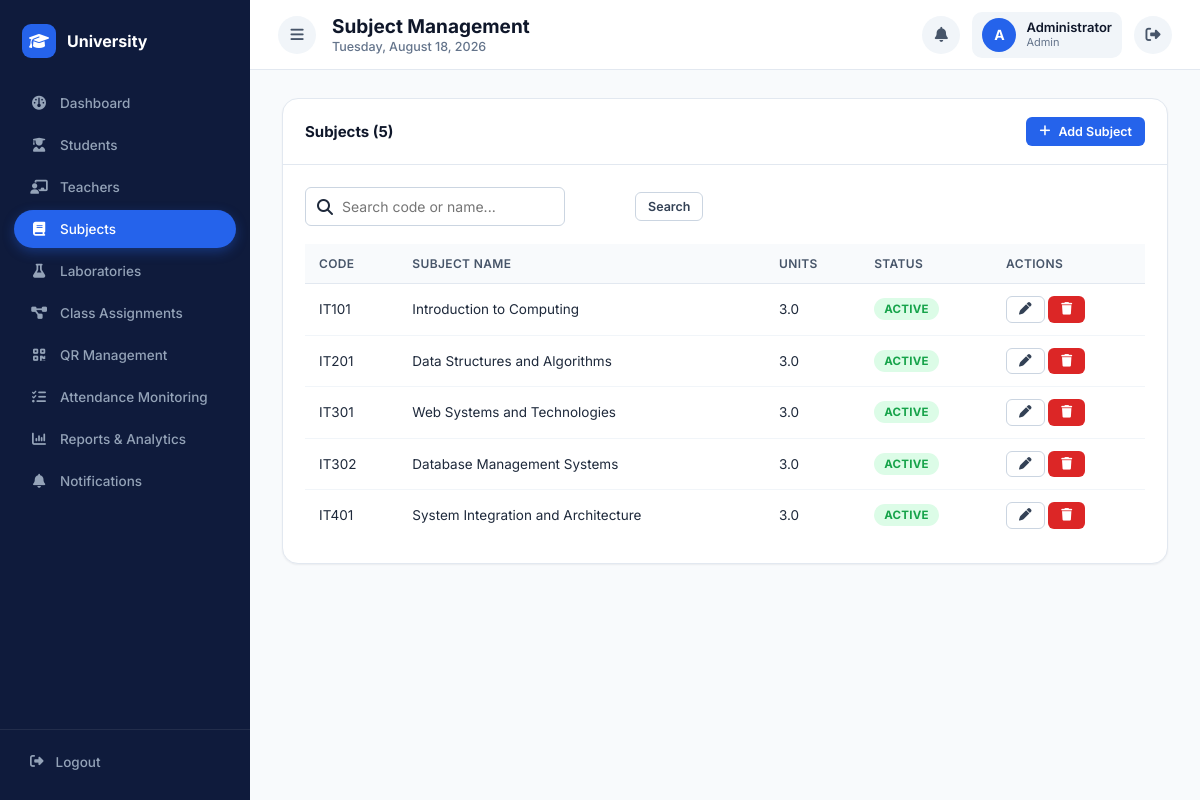
The app's page /admin/subjects.php (signed in) with its own data.
### tables this page shows
CREATE TABLE subjects (
    subject_id INT AUTO_INCREMENT PRIMARY KEY,
    subject_code VARCHAR(20) NOT NULL UNIQUE,
    subject_name VARCHAR(150) NOT NULL,
    units DECIMAL(3,1) DEFAULT 3.0,
    status ENUM('active','inactive') DEFAULT 'active'
);

### includes/functions.php (called while the page is built, shortened)
<?php
function e($value) {
    return htmlspecialchars($value ?? '', ENT_QUOTES, 'UTF-8');
}
function clean($value) {
    return trim(strip_tags($value ?? ''));
}
function paginate($totalRows, $perPage = 10) {
    $page = isset($_GET['page']) ? max(1, (int) $_GET['page']) : 1;
    $totalPages = max(1, (int) ceil($totalRows / $perPage));
    $page = min($page, $totalPages);
    $offset = ($page - 1) * $perPage;
    return ['offset' => $offset, 'limit' => $perPage, 'page' => $page, 'totalPages' => $totalPages];
}

### admin/subjects.php (the view, shortened to what this page needs)
<?php
require_once __DIR__ . '/../includes/auth.php';
$search = clean($_GET['search'] ?? '');
$where = ''; $params = [];
$countStmt = $pdo->prepare("SELECT COUNT(*) FROM subjects $where");
$countStmt->execute($params);
$totalRows = (int) $countStmt->fetchColumn();
$p = paginate($totalRows, 10);
$stmt = $pdo->prepare("SELECT * FROM subjects $where ORDER BY subject_code ASC LIMIT {$p['limit']} OFFSET {$p['offset']}");
$stmt->execute($params);
$subjects = $stmt->fetchAll();
require_once __DIR__ . '/../includes/header.php';
?>
<div class="card">
    <div class="card-header">
        <h3>Subjects (<?php echo $totalRows; ?>)</h3>
        <button class="btn btn-primary btn-sm" onclick="openAddModal()"><i class="fa-solid fa-plus"></i> Add Subject</button>
    </div>
    <div class="card-body">
        <form method="GET" class="toolbar">
            <div class="search-box"><i class="fa-solid fa-magnifying-glass"></i>
                <input type="text" class="form-control" name="search" placeholder="Search code or name..." value="<?php echo e($search); ?>"></div>
            <button class="btn btn-outline btn-sm" type="submit">Search</button>
        </form>
        <div class="table-wrapper">
            <table class="data-table">
                <thead><tr><th>Code</th><th>Subject Name</th><th>Units</th><th>Status</th><th>Actions</th></tr></thead>
                <tbody>
                <?php if (empty($subjects)): ?>
                    <tr><td colspan="5" class="text-center text-muted">No subjects found.</td></tr>
                <?php else: foreach ($subjects as $s): ?>
                    <tr>
                        <td><?php echo e($s['subject_code']); ?></td>
                        <td><?php echo e($s['subject_name']); ?></td>
                        <td><?php echo e($s['units']); ?></td>
                        <td><span class="badge badge-<?php echo $s['status'] === 'active' ? 'active' : 'inactive'; ?>"><?php echo ucfirst($s['status']); ?></span></td>
                        <td>
                            <button class="btn btn-outline btn-sm" onclick='openEditModal(<?php echo json_encode($s); ?>)'><i class="fa-solid fa-pen"></i></button>
                            <button class="btn btn-danger btn-sm" onclick="deleteSubject(<?php echo $s['subject_id']; ?>)"><i class="fa-solid fa-trash"></i></button>
                        </td>
                    </tr>
                <?php endforeach; endif; ?>
                </tbody>
            </table>
        </div>
    </div>
</div>
<?php require_once __DIR__ . '/../includes/footer.php'; ?>

### attendance-system/assets/css/style.css (style rules this page uses)
:root { --indigo-900:#0f1b3c; --indigo-700:#16224a; --indigo-600:#2563eb; --indigo-500:#3b82f6; --indigo-100:#dbeafe; --indigo-50:#eff6ff; --slate-900:#0f172a; --slate-800:#1e293b; --slate-700:#334155; --slate-600:#475569; --slate-500:#64748b; --slate-300:#cbd5e1; --slate-200:#e2e8f0; --slate-100:#f1f5f9; --slate-50:#f8fafc; --green-600:#16a34a; --green-100:#dcfce7; --amber-600:#d97706; --amber-100:#fef3c7; --red-600:#dc2626; --red-100:#fee2e2; --radius-sm:6px; --radius-md:10px; --radius-lg:16px; --shadow-sm:0 1px 2px rgba(15,23,42,.06); --shadow-md:0 4px 14px rgba(15,23,42,.08); --shadow-lg:0 12px 32px rgba(15,23,42,.14); --sidebar-w:250px; }
*,*::before,*::after { box-sizing:border-box }
html,body { height:100% }
body { margin:0; font-family:'Inter',-apple-system,BlinkMacSystemFont,'Segoe UI',Arial,sans-serif; background:var(--slate-50); color:var(--slate-800); -webkit-font-smoothing:antialiased; }
button { font-family:inherit }
.card { background:#fff;border-radius:var(--radius-lg);border:1px solid var(--slate-200);box-shadow:var(--shadow-sm) }
.card-header { display:flex;align-items:center;justify-content:space-between;padding:18px 22px;border-bottom:1px solid var(--slate-200) }
.card-header h3 { margin:0;font-size:15px;font-weight:700;color:var(--slate-900) }
.card-body { padding:22px }
.btn { display:inline-flex;align-items:center;justify-content:center;gap:8px; padding:10px 18px;border-radius:var(--radius-sm);font-size:14px;font-weight:600; border:1px solid transparent;cursor:pointer;transition:all .15s; }
.btn-primary { background:var(--indigo-600);color:#fff }
.btn-danger { background:var(--red-600);color:#fff }
.btn-outline { background:#fff;border-color:var(--slate-300);color:var(--slate-700) }
.btn-sm { padding:6px 12px;font-size:12.5px }
.form-control { width:100%;padding:10px 12px;border:1px solid var(--slate-300);border-radius:var(--radius-sm); font-size:14px;font-family:inherit;color:var(--slate-900);background:#fff; }
.table-wrapper { overflow-x:auto }
table.data-table { width:100%;border-collapse:collapse;font-size:13.5px }
.data-table thead th { text-align:left;padding:12px 14px;background:var(--slate-50);color:var(--slate-600); font-weight:600;font-size:12px;text-transform:uppercase;letter-spacing:.03em; border-bottom:1px solid var(--slate-200);white-space:nowrap; }
.data-table tbody td { padding:12px 14px;border-bottom:1px solid var(--slate-100);color:var(--slate-800) }
.data-table tbody tr:last-child td { border-bottom:none }
.badge { display:inline-flex;align-items:center;gap:5px;padding:4px 10px;border-radius:20px;font-size:11.5px;font-weight:700;text-transform:uppercase;letter-spacing:.02em }
.badge-active { background:var(--green-100);color:var(--green-600) }
.toolbar { display:flex;flex-wrap:wrap;gap:10px;align-items:center;margin-bottom:18px }
.toolbar .form-control { max-width:260px }
.search-box { position:relative;flex:1;max-width:320px }
.search-box i { position:absolute;left:12px;top:50%;transform:translateY(-50%);color:var(--slate-400) }
.search-box input { padding-left:36px }

### records on screen
subjects: subject_code "IT101", subject_name "Introduction to Computing", units "3.0", status "ACTIVE"
subjects: subject_code "IT201", subject_name "Data Structures and Algorithms", units "3.0", status "ACTIVE"
subjects: subject_code "IT301", subject_name "Web Systems and Technologies", units "3.0", status "ACTIVE"
subjects: subject_code "IT302", subject_name "Database Management Systems", units "3.0", status "ACTIVE"
subjects: subject_code "IT401", subject_name "System Integration and Architecture", units "3.0", status "ACTIVE"

### other values on screen
$pageTitle "Subject Management"
substr($_SESSION['full_name'] ?? 'U', 0, 1) "A"
$_SESSION['full_name'] "Administrator"
$_SESSION['role'] "Admin"
$totalRows "5"
